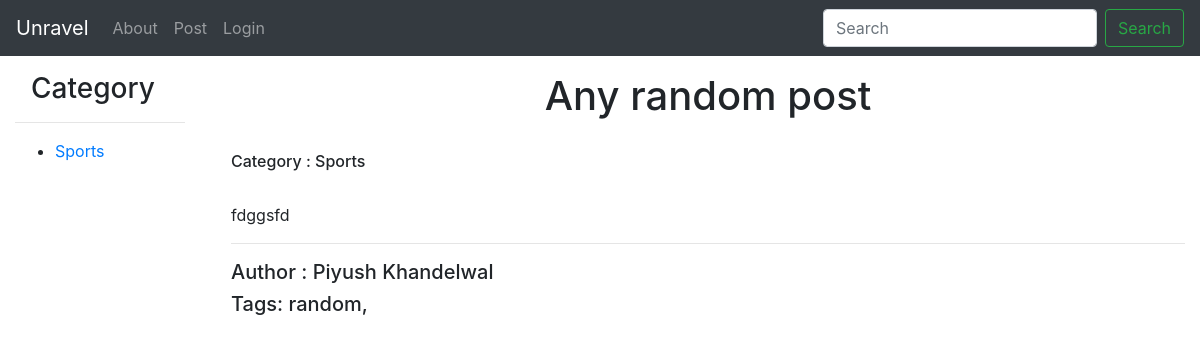
The page /posts/any-random-post/ on the database as committed earlier.
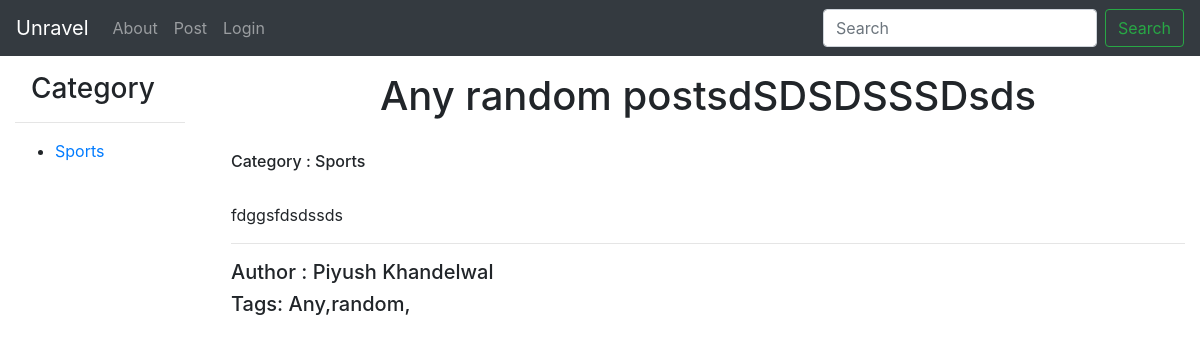
The same page on the database as committed later.
### categories/models.py (models this page shows)
class Category(models.Model):
	title		= models.CharField(max_length= 40,unique= True)
	slug		= models.SlugField(blank= True,unique= True)
	created		= models.DateTimeField(auto_now= True)
	def __str__(self):
		return self.title
	def get_absolute_url(self):
		return reverse('category',kwargs={'slug':self.slug})

### post/models.py (models this page shows, shortened)
class Post(models.Model):
	title		=	models.CharField(max_length = 200)
	slug		=	models.SlugField(unique =True, blank = True)
	body		=	models.TextField()
	author		=	models.ForeignKey(User,on_delete=models.CASCADE,null=True,blank=True)
	featured	=	models.BooleanField(default =False)
	active		=	models.BooleanField(default=True)
	updated		=	models.DateTimeField(auto_now=True)
	published	=	models.DateTimeField(auto_now_add=True)
	category 	=	models.ForeignKey(Category,default=None,on_delete=models.CASCADE)
	tags 	 	=	models.ManyToManyField(Tag,blank =True,related_name='tags')

### search/models.py (models this page shows)
class Tag(models.Model):
	title 		= models.CharField(max_length=120)
	slug		= models.SlugField(blank=True)
	timestamp	= models.DateTimeField(auto_now_add=True)
	active		= models.BooleanField(default=True)
	def __str__(self):
		return self.title

### accounts/models.py (models this page shows, shortened)
class User(AbstractBaseUser):
	email 		= models.EmailField(max_length=255,unique=True)
	full_name 	= models.CharField(max_length=255)
	active		= models.BooleanField(default= True) # Can Login pr Not?
	admin		= models.BooleanField(default=False) # Superuser
	timestamp	= models.DateTimeField(auto_now_add=True)
	USERNAME_FIELD  = 'email'
	REQUIRED_FIELDS = ['full_name']
	objects = UserManager()
	def get_full_name(self):
		if self.full_name:
			return self.full_name
		return self.email

### post/views.py (the view)
# urls.py: url(r'^(?P<slug>[\w-]+)/$', postDetailView.as_view(), name = 'post_detail'),
class postDetailView(DetailView):
	queryset = Post.objects.all()
	template_name = "post/post_detail.html"
	def get_object(self, *args, **kwargs):
		request=self.request
		slug = self.kwargs.get('slug')
		try:
			instance = Post.objects.get(slug__exact =slug,active=True)
		except Post.DoesNotExist:
			raise Http404('Page Not Found')
		except Post.MultipleObjectsReturned:
			qs =Post.objects.filter(slug__exact=slug,active=True)
			instance= qs.first()
		except:
			raise  Http404("Bad Request")
		return instance

### categories/templatetags/category_list.py (called while the page is built)
@register.inclusion_tag('snippets/category_list.html')
def category_list():
	list = Category.objects.all()
	return{"list":list}

### post/templates/post/post_detail.html (shortened to what this page needs)
{% extends 'base.html' %}
{% block content %}
	<h1 class="text-center">{{object.title}}</h1> <br>
	<h6>Category : {{object.category}}</h6><br>
	{% autoescape off%}
	{{object.body}}
	{% endautoescape %}<br>
	<hr>
	<h5 >Author : {{object.author.get_full_name}}</h5>
	<h5>Tags:  {% for t in object.tags.all %}{{t}},{% endfor%}</h5>
{% endblock content %}

### categories/templates/snippets/category_list.html
<h3 class="ml-3">Category</h3>
<hr>
<ul>
{% for obj in list %}
	<li class="my-1"> <a href="{{ obj.get_absolute_url }}">{{obj.title}}</a></li>
{% endfor%}
</ul>

Rows that differ between the two databases and show on the page:
changed Post "Piyush Khandelwal": title "Any random post" → "Any random postsdSDSDSSSDsds"; body "fdggsfd" → "fdggsfdsdssds"
now on this page (row unchanged): Tag: title "Any"
